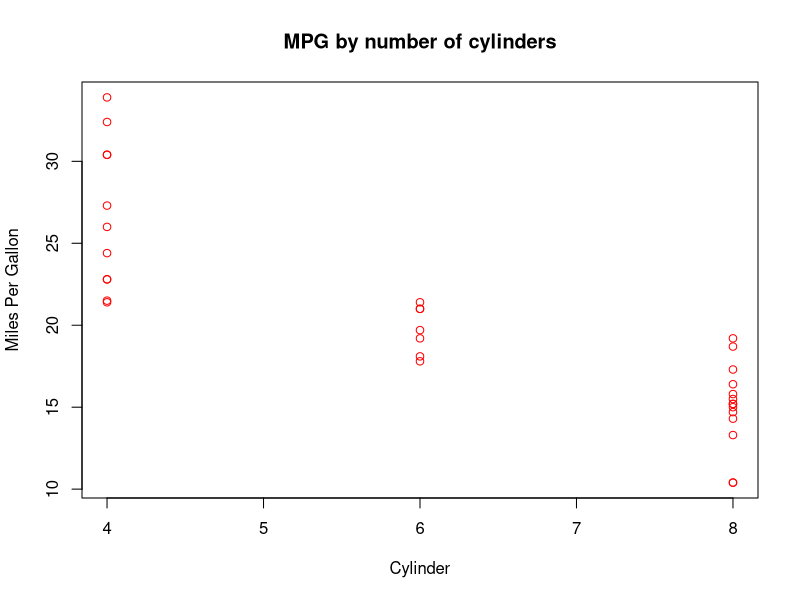

Generate this figure with R:
##assignments Operators
data.00 <- mtcars
#calling the columns
data.00$mpg
#calling column with [i,j] notation
data.00[,"mpg"] #can be done numerically
#subset of rows
data.00[1:5,1]

head(data.00) #6 first rows in data set with all columns
tail(data.00) #last 6 -:-
str(data.00)# structure tells us what is in the database, data type...


##
library(tidyverse)

#1. every column is a unique variable.
#2. every row is a unique observation.
#3. Only keep what you need in a data set

##working with what you have
filter(data.00, cyl == 4)#filters data to cases that only have 4 cylinders, row subseting function
select(data.00, mpg,cyl)#column subseting function

data.00%>% #piping operator, it tells R, that we are going to take data.00 and pip it into a function
  filter(cyl==4)
data.00%>%
  select(mpg,cyl)%>%
  filter(cyl==4)

###creating somthing new using mutate (gives a new column/feature)
data.00%>%
  mutate(mpg.per.cyl=mpg/cyl)%>%
  group_by(cyl)%>%#grouping by how many cylinders the cars have
  summarise(mean.mpg.per.cyl = mean(mpg.per.cyl))#summarise function collapses our dataframe so that each value 
  #of cylinder only gets on record.

#quick plot
plot(x=data.00$cyl,y=data.00$mpg,xlab='Cylinder',ylab='Miles Per Gallon',col='red',main='MPG by number of cylinders')